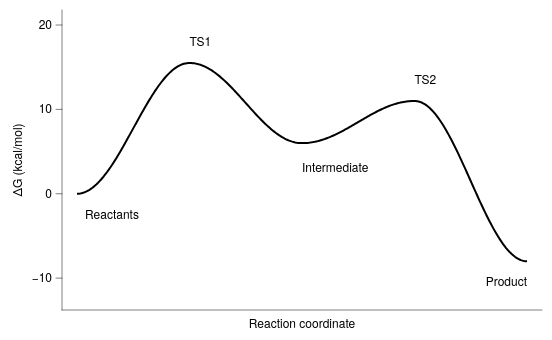

Describe this chart as a Vega-Lite specification.
### Vega-Lite specification from a JSON file in a GitHub repository (floating-point values rounded to 4 significant figures; data arrays with more than 128 entries replaced by an {"elided": "..."} marker saying what was removed)
{"background": null, "config": {"arc": {"fill": "#DBDBDB", "fillOpacity": 1.0, "innerRadius": 37.5, "padAngle": 0.03, "stroke": "black", "strokeOpacity": 1, "strokeWidth": 0.25}, "area": {"fill": "#DBDBDB", "fillOpacity": 1.0, "stroke": "black", "strokeOpacity": 1, "strokeWidth": 0.25}, "axis": {"domain": true, "domainCap": "round", "domainColor": "black", "domainWidth": 0.25, "grid": false, "gridCap": "round", "gridColor": "#F1F1F1", "gridDash": [0, 0], "gridOpacity": 1.0, "gridWidth": 0.25, "labelColor": "black", "labelFont": "Helvetica Neue, HelveticaNeue, Helvetica, Arial, sans-serif", "labelFontSize": 6, "labelFontStyle": "normal", "labelFontWeight": 400, "offset": 0, "ticks": true, "tickCap": "round", "tickColor": "black", "tickRound": false, "tickSize": 3, "tickWidth": 0.25, "titleColor": "black", "titleFont": "Helvetica Neue, HelveticaNeue, Helvetica, Arial, sans-serif", "titleFontSize": 6, "titleFontStyle": "normal", "titleFontWeight": 400}, "axisX": {"domain": true, "labelAlign": "center", "labelAngle": 0, "labels": true, "ticks": true, "translate": 0}, "axisY": {"domain": true, "labelAlign": "right", "labelAngle": 0, "labels": true, "ticks": true, "translate": 0}, "axisRight": {"domain": true, "labelAlign": "left", "labelAngle": 0, "labels": true, "ticks": true, "translate": 0}, "axisTop": {"domain": true, "labelAlign": "center", "labelAngle": 0, "labels": true, "ticks": true, "translate": 0}, "axisBand": {"tickOffset": 0}, "bar": {"fill": "#DBDBDB", "fillOpacity": 1.0, "stroke": "black", "strokeOpacity": 1, "strokeWidth": 0.25}, "boxplot": {"size": 13.5, "ticks": {"cornerRadius": 0.25, "fill": "black", "opacity": 1, "size": 6.75, "thickness": 0.25}, "box": {"fillOpacity": 1.0, "stroke": "black", "strokeOpacity": 1, "strokeWidth": 0.25}, "median": {"cornerRadius": 0, "fill": "black", "fillOpacity": 1.0, "opacity": 1, "size": 13.5, "thickness": 0.25}, "rule": {"fill": "black", "fillOpacity": 1.0, "size": 15.0, "stroke": "black", "strokeDash": [0, 0], "strokeOpacity": 1, "strokeWidth": 0.25}, "outliers": {"color": "black", "fill": "black", "fillOpacity": 1.0, "size": 0, "stroke": "black", "strokeOpacity": 1, "strokeWidth": 0.25}}, "circle": {"fill": "black", "fillOpacity": 1.0, "size": 1.875, "stroke": null, "strokeOpacity": 1, "strokeWidth": 0.25}, "errorband": {"band": {"fillOpacity": 0.6, "stroke": null, "strokeWidth": 0.25, "strokeOpacity": 1}, "borders": {"opacity": 0, "strokeOpacity": 1, "strokeWidth": 0.25}}, "errorbar": {"opacity": 1, "rule": {"strokeDash": [0, 0], "strokeWidth": 0.25}, "ticks": {"color": "black", "cornerRadius": 0.125, "opacity": 1, "size": 9.0, "thickness": 0.25}, "thickness": 0.25}, "font": "Helvetica Neue, HelveticaNeue, Helvetica, Arial, sans-serif", "geoshape": {"fill": "#DBDBDB", "fillOpacity": 1.0, "stroke": "black", "strokeOpacity": 1, "strokeWidth": 0.25}, "header": {"labelColor": "black", "labelFont": "Helvetica Neue, HelveticaNeue, Helvetica, Arial, sans-serif", "labelFontSize": 6, "labelFontStyle": "normal", "labelFontWeight": 400, "titleColor": "black", "titleFont": "Helvetica Neue, HelveticaNeue, Helvetica, Arial, sans-serif", "titleFontSize": 6, "titleFontStyle": "normal", "titleFontWeight": 400, "titlePadding": 0}, "legend": {"disable": false, "offset": 4.5, "titlePadding": 4, "labelOffset": 2, "gradientLabelOffset": 2, "columnPadding": 4, "rowPadding": 2, "gradientLength": 75.0, "gradientThickness": 7.5, "gradientOpacity": 1.0, "gradientStrokeColor": "black", "gradientStrokeWidth": 0.25, "labelColor": "black", "labelFont": "Helvetica Neue, HelveticaNeue, Helvetica, Arial, sans-serif", "labelFontSize": 6, "labelFontStyle": "normal", "labelFontWeight": 400, "strokeColor": "black", "strokeWidth": 0, "symbolSize": 36, "symbolStrokeColor": "black", "symbolStrokeWidth": 0.25, "titleColor": "black", "titleFont": "Helvetica Neue, HelveticaNeue, Helvetica, Arial, sans-serif", "titleFontSize": 6, "titleFontStyle": "normal", "titleFontWeight": 400}, "line": {"color": "black", "stroke": "black", "strokeCap": "butt", "strokeDash": [0, 0], "strokeOpacity": 1, "strokeWidth": 0.5}, "point": {"filled": true, "fill": "#DBDBDB", "fillOpacity": 1.0, "size": 7.5, "stroke": "black", "strokeOpacity": 1, "strokeWidth": 0.25}, "range": {"category": ["#B2B2B2", "#4A7CD3", "#008542", "#664CAF", "#509F98", "#636363", "#284F93", "#005226", "#382864", "#285753"], "diverging": {"scheme": ["#443E60", "#5F597E", "#7C759B", "#9994B6", "#B7B4CC", "#D6D5DC", "#F6F6F6", "#D1DAD9", "#A4C2BF", "#7AA9A4", "#578E89", "#37736E", "#1B5954"]}, "heatmap": {"scheme": ["#440154", "#472270", "#433E82", "#38598C", "#2C728E", "#238A8D", "#24A086", "#39B578", "#5DC862", "#96D646", "#CAE02D", "#FDE724"]}, "ordinal": {"scheme": ["#F1F1F1", "#DBDBDB", "#C6C6C6", "#B2B2B2", "#9D9D9D", "#898989", "#767676", "#636363", "#515151", "#404040", "#2F2F2F", "#1F1F1F"]}, "ramp": {"scheme": ["#440154", "#472270", "#433E82", "#38598C", "#2C728E", "#238A8D", "#24A086", "#39B578", "#5DC862", "#96D646", "#CAE02D", "#FDE724"]}}, "rule": {"color": "black", "stroke": "black", "strokeCap": "round", "strokeDash": [2, 2], "strokeOpacity": 1, "strokeWidth": 0.25}, "scale": {"barBandPaddingInner": 0.1, "rectBandPaddingInner": 0, "tickBandPaddingInner": 0.1, "bandPaddingOuter": 0.1, "bandWithNestedOffsetPaddingInner": 0.2, "bandWithNestedOffsetPaddingOuter": 0.2, "offsetBandPaddingInner": 0, "offsetBandPaddingOuter": 0, "continuousPadding": 7.5, "round": false}, "rect": {"fill": "#DBDBDB", "fillOpacity": 1.0, "stroke": "black", "strokeOpacity": 1, "strokeWidth": 0.25}, "square": {"fill": "#DBDBDB", "fillOpacity": 1.0, "size": 15.0, "stroke": "black", "strokeOpacity": 1, "strokeWidth": 0.25}, "text": {"color": "black", "font": "Helvetica Neue, HelveticaNeue, Helvetica, Arial, sans-serif", "fontSize": 6, "fontStyle": "normal", "fontWeight": 400}, "tick": {"color": "black", "cornerRadius": 0.125, "opacity": 1.0, "size": 13.5, "thickness": 0.25}, "title": {"anchor": "middle", "frame": "group", "color": "black", "font": "Helvetica Neue, HelveticaNeue, Helvetica, Arial, sans-serif", "fontSize": 6, "fontStyle": "normal", "fontWeight": 400, "subtitleColor": "black", "subtitleFont": "Helvetica Neue, HelveticaNeue, Helvetica, Arial, sans-serif", "subtitleFontSize": 6, "subtitleFontStyle": "normal", "subtitleFontWeight": 400}, "trail": {"color": "black", "opacity": 1, "size": 0.5}, "view": {"continuousWidth": 240, "continuousHeight": 150, "discreteWidth": 240, "discreteHeight": 150, "fill": null, "stroke": null, "strokeWidth": 0.25}}, "layer": [{"data": {"name": "data-2d36b3cbaebd823fa86b183817cd01b9"}, "mark": {"type": "line", "strokeWidth": 1.0}, "encoding": {"x": {"axis": {"labels": false, "ticks": false}, "field": "rc", "title": "Reaction coordinate", "type": "quantitative", "scale": {"nice": false}}, "y": {"field": "G", "scale": {"domain": [-12, 20], "nice": false}, "title": "ΔG (kcal/mol)", "type": "quantitative"}}}, {"layer": [{"data": {"values": [{"__dysonsphere__": 1}]}, "mark": {"type": "text", "align": "left", "angle": 0, "baseline": "middle", "dx": 4, "dy": 0, "opacity": 1.0}, "encoding": {"text": {"value": "Reactants"}, "x": {"datum": 0.0}, "y": {"datum": -2.5}}}, {"data": {"values": [{"__dysonsphere__": 1}]}, "mark": {"type": "text", "align": "left", "angle": 0, "baseline": "middle", "dx": 0, "dy": 0, "opacity": 1.0}, "encoding": {"text": {"value": "TS1"}, "x": {"datum": 1.0}, "y": {"datum": 18.0}}}, {"data": {"values": [{"__dysonsphere__": 1}]}, "mark": {"type": "text", "align": "left", "angle": 0, "baseline": "middle", "dx": 0, "dy": 0, "opacity": 1.0}, "encoding": {"text": {"value": "Intermediate"}, "x": {"datum": 2.0}, "y": {"datum": 3.0}}}, {"data": {"values": [{"__dysonsphere__": 1}]}, "mark": {"type": "text", "align": "left", "angle": 0, "baseline": "middle", "dx": 0, "dy": 0, "opacity": 1.0}, "encoding": {"text": {"value": "TS2"}, "x": {"datum": 3.0}, "y": {"datum": 13.5}}}, {"data": {"values": [{"__dysonsphere__": 1}]}, "mark": {"type": "text", "align": "right", "angle": 0, "baseline": "middle", "dx": 0, "dy": 0, "opacity": 1.0}, "encoding": {"text": {"value": "Product"}, "x": {"datum": 4.0}, "y": {"datum": -10.5}}}]}], "$schema": "https://vega.github.io/schema/vega-lite/v6.4.1.json", "datasets": {"data-2d36b3cbaebd823fa86b183817cd01b9": {"elided": "300 records"}}}
